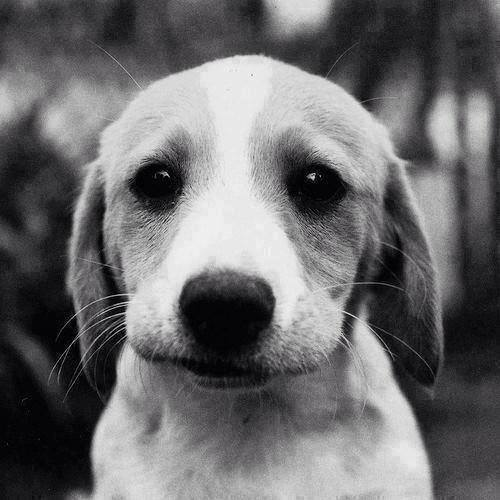
%> input picture transformaciones geometricas/p.jpg, 500 x 500 px
$ octave Untitled5.m   (GNU Octave 9; MATLAB toolbox functions it lacks are replaced by stand-ins)
%> lines starting %> are read from the running program, lines starting %| are printed output that depends on the picture; in (x1, y1, x2, y2) boxes, pixels count from 0 and x2, y2 are one past the last pixel; in counts of white or black regions, pixels touching at a corner belong together; the program's own positions count from 1
I=imread('p.jpg');
%> I is the input picture: size 500x500x3 uint8; mean R, G, B 107.5, 107.1, 108.5
II=rgb2gray(I); II=im2bw(II);
%> after `II=im2bw(II)`:
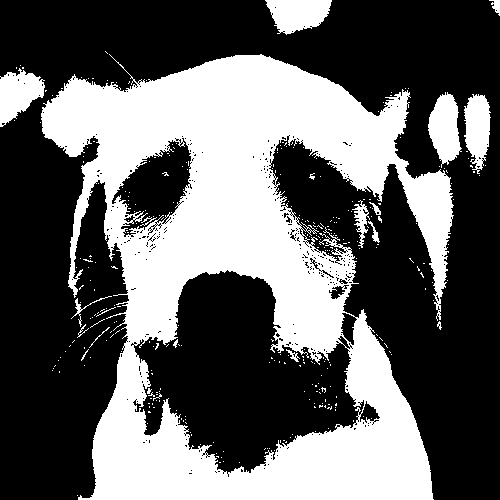
%> II: size 500x500 logical; 38.8% white; 322 white regions (303 under 20 px), largest, box (x1, y1, x2, y2) and area: (41, 54, 454, 500) 88961, (265, 0, 332, 35) 1644, (428, 92, 462, 168) 1638
I90=imread('p.jpg');
II90=rgb2gray(I90); II90=im2bw(II90);
IIc=imcomplement(II);
[filas,columnas]=find(IIc==1);
%> filas = 153052 values from 1 to 500; columnas = 153052 values from 1 to 500
I3=[filas,columnas];
[U, v]=kmeans(I3,3); xy=round(v);
%> after `[U, v]=kmeans(I3,3)`: v = [230.5 416.2; 368.5 137.2; 95.72 115.8]
%> after `xy=round(v)`: xy = [230 416; 369 137; 96 116]
II90c=imcomplement(II90);
[filas,columnas]=find(II90c==0);
%> filas = 96948 values from 1 to 500; columnas = 96948 values from 1 to 500
I4=[filas,columnas];
[U, v]=kmeans(I4,3);
%> v = [151.7 239.9; 389.4 352.6; 409 152.4]
xy90=round(v);
%> xy90 = [152 240; 389 353; 409 152]
tform = maketform('affine',xy,xy90);
%> tform = {ndims_in 2, ndims_out 2}
[x,y] = tforminv(tform, xy90(:,1), xy90(:,2));
%> x = [230; 369; 96]; y = [416; 137; 116]
[u,v] = tformfwd(tform,x,y);
%> u = [152; 389; 409]; v = [240; 353; 152]
figure; imshow(II); hold on;
plot(xy(:,1),xy(:,2),'o',x,y,'*');
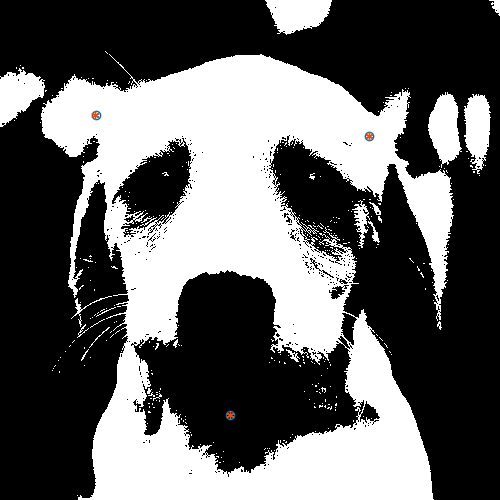
%> figure redrawn from the program's plot data
figure; imshow(II90); hold on;
plot(xy90(:,1),xy90(:,2),'o',u,v,'*');
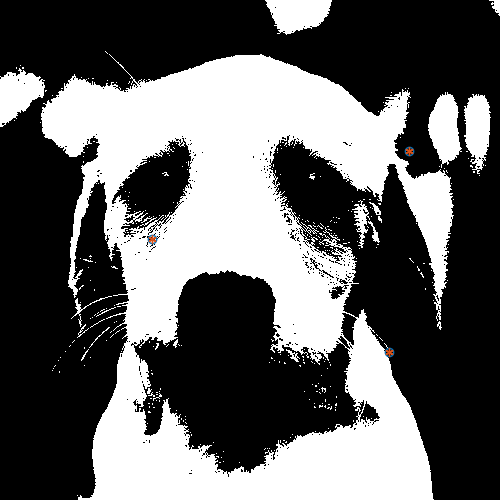
%> figure redrawn from the program's plot data
xy90p=[xy90(1,:) 1; xy90(2,:) 1;
xy90(3,:) 1];
%> xy90p = [152 240 1; 389 353 1; 409 152 1]
xyp=[xy(1,:) 1;xy(2,:) 1;xy(3,:) 1];
%> xyp = [230 416 1; 369 137 1; 96 116 1]
T=xyp\xy90p;
%> T = [-0.00762 0.739 0; -0.853 -0.0368 0; 508.7 85.32 1]
tform = maketform('affine',T);
%> (the run ends here)
